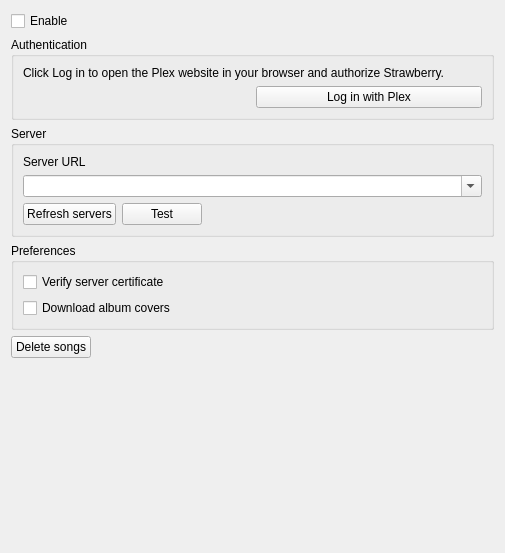
<?xml version="1.0" encoding="UTF-8"?>
<ui version="4.0">
 <class>PlexSettingsPage</class>
 <widget class="QWidget" name="PlexSettingsPage">
  <property name="geometry">
   <rect>
    <x>0</x>
    <y>0</y>
    <width>505</width>
    <height>553</height>
   </rect>
  </property>
  <property name="windowTitle">
   <string>Plex</string>
  </property>
  <layout class="QVBoxLayout" name="layout_plexsettingspage">
   <item>
    <widget class="QCheckBox" name="enable">
     <property name="text">
      <string>Enable</string>
     </property>
    </widget>
   </item>
   <item>
    <widget class="QGroupBox" name="groupbox_authentication">
     <property name="title">
      <string>Authentication</string>
     </property>
     <layout class="QVBoxLayout" name="layout_authentication">
      <item>
       <widget class="QLabel" name="label_authentication">
        <property name="text">
         <string>Click Log in to open the Plex website in your browser and authorize Strawberry.</string>
        </property>
        <property name="wordWrap">
         <bool>true</bool>
        </property>
       </widget>
      </item>
      <item>
       <layout class="QHBoxLayout" name="layout_login">
        <item>
         <widget class="LoginStateWidget" name="login_state" native="true"/>
        </item>
        <item>
         <widget class="QPushButton" name="button_login">
          <property name="text">
           <string>Log in with Plex</string>
          </property>
         </widget>
        </item>
       </layout>
      </item>
     </layout>
    </widget>
   </item>
   <item>
    <widget class="QGroupBox" name="groupbox_server">
     <property name="title">
      <string>Server</string>
     </property>
     <layout class="QVBoxLayout" name="layout_server">
      <item>
       <widget class="QLabel" name="label_server_url">
        <property name="text">
         <string>Server URL</string>
        </property>
       </widget>
      </item>
      <item>
       <widget class="QComboBox" name="server_url">
        <property name="editable">
         <bool>true</bool>
        </property>
       </widget>
      </item>
      <item>
       <layout class="QHBoxLayout" name="layout_server_buttons">
        <item>
         <widget class="QPushButton" name="button_refresh_servers">
          <property name="text">
           <string>Refresh servers</string>
          </property>
         </widget>
        </item>
        <item>
         <widget class="QPushButton" name="button_test">
          <property name="text">
           <string>Test</string>
          </property>
         </widget>
        </item>
        <item>
         <spacer name="spacer_server_buttons">
          <property name="orientation">
           <enum>Qt::Orientation::Horizontal</enum>
          </property>
          <property name="sizeHint" stdset="0">
           <size>
            <width>40</width>
            <height>20</height>
           </size>
          </property>
         </spacer>
        </item>
       </layout>
      </item>
     </layout>
    </widget>
   </item>
   <item>
    <widget class="QGroupBox" name="groupbox_preferences">
     <property name="title">
      <string>Preferences</string>
     </property>
     <layout class="QVBoxLayout" name="layout_preferences">
      <item>
       <widget class="QCheckBox" name="checkbox_verify_certificate">
        <property name="text">
         <string>Verify server certificate</string>
        </property>
       </widget>
      </item>
      <item>
       <widget class="QCheckBox" name="checkbox_download_album_covers">
        <property name="text">
         <string>Download album covers</string>
        </property>
       </widget>
      </item>
     </layout>
    </widget>
   </item>
   <item>
    <layout class="QHBoxLayout" name="layout_buttons">
     <item>
      <widget class="QPushButton" name="button_deletesongs">
       <property name="text">
        <string>Delete songs</string>
       </property>
      </widget>
     </item>
     <item>
      <spacer name="spacer_buttons">
       <property name="orientation">
        <enum>Qt::Orientation::Horizontal</enum>
       </property>
       <property name="sizeHint" stdset="0">
        <size>
         <width>40</width>
         <height>20</height>
        </size>
       </property>
      </spacer>
     </item>
    </layout>
   </item>
   <item>
    <spacer name="spacer_bottom">
     <property name="orientation">
      <enum>Qt::Orientation::Vertical</enum>
     </property>
     <property name="sizeHint" stdset="0">
      <size>
       <width>20</width>
       <height>40</height>
      </size>
     </property>
    </spacer>
   </item>
  </layout>
 </widget>
 <customwidgets>
  <customwidget>
   <class>LoginStateWidget</class>
   <extends>QWidget</extends>
   <header>widgets/loginstatewidget.h</header>
   <container>1</container>
  </customwidget>
 </customwidgets>
 <tabstops>
  <tabstop>enable</tabstop>
  <tabstop>button_login</tabstop>
  <tabstop>server_url</tabstop>
  <tabstop>button_refresh_servers</tabstop>
  <tabstop>button_test</tabstop>
  <tabstop>checkbox_verify_certificate</tabstop>
  <tabstop>checkbox_download_album_covers</tabstop>
  <tabstop>button_deletesongs</tabstop>
 </tabstops>
 <resources/>
 <connections/>
</ui>
